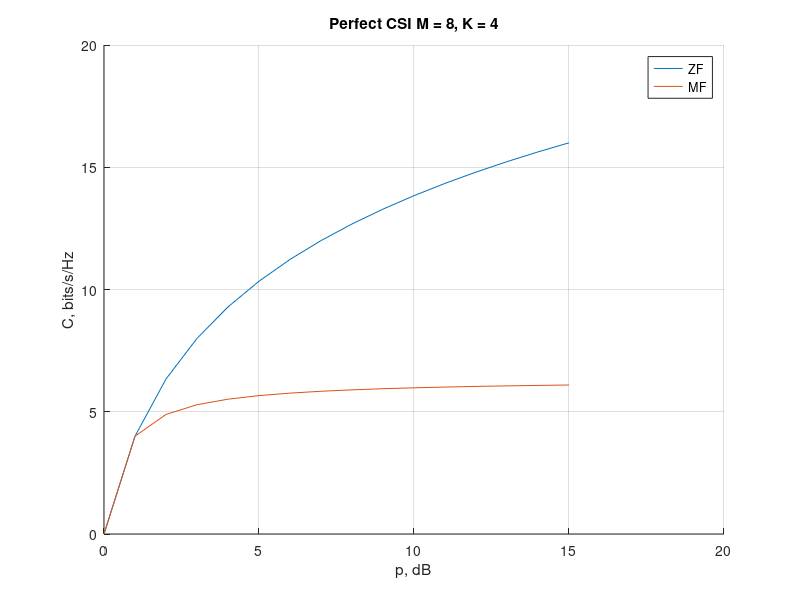

Write MATLAB code to recreate this figure. (Note: this script raises an error after producing the figure.)
clc;clear;close all;
p_dB = 0:15;
M = 8;
K = 4;

SINR_ZF = p_dB*(M-K)/K;
SINR_MF = p_dB*M./(K*(p_dB+1));

C_ZF = K*log2(1 + SINR_ZF);
C_MF = K*log2(1 + SINR_MF);

figure
hold on
plot(p_dB, C_ZF);
grid on
hold on
plot(p_dB, C_MF);
title('Perfect CSI M = 8, K = 4');
grid on;
xlabel('p, dB');
ylabel('C, bits/s/Hz');
legend('ZF','MF')

clear;
p_dB = 20;
K = 10;
M = K:200;
alpha = M/K;

C_TPE = zeros(1,size(M,2));
k = 1;
for i = M(1):M(end)
    SINR_TPE = calcSINR_TPE(i,K);
    C_TPE(k) = sum(log2(1 + SINR_TPE));
    k = k + 1;
end

SINR_ZF = p_dB*(alpha - 1);
SINR_MF = p_dB*alpha/(p_dB + 1);

C_ZF = K*log2(1 + SINR_ZF);
C_MF = K*log2(1 + SINR_MF);


figure
hold on
plot(M, C_ZF);
grid on
hold on
plot(M, C_MF);
hold on
% plot(M, abs(C_TPE));
title('Perfect CSI p = 20 dB, K = 10');
grid on;
xlabel('M');
ylabel('C, bits/s/Hz');
legend('ZF', 'MF')